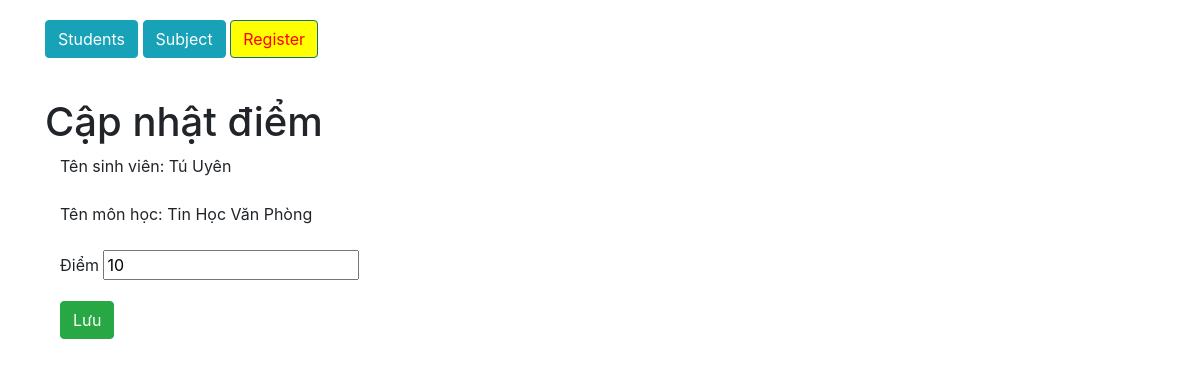
Screenshot of /?c=register&a=edit&id=4 with the database file from the repository.
### tables this page shows
CREATE TABLE `register`  (
  `id` int(11) NOT NULL AUTO_INCREMENT,
  `student_id` int(11) NOT NULL,
  `subject_id` int(11) NOT NULL,
  `score` float(255, 0) NULL DEFAULT NULL,
  PRIMARY KEY (`id`) USING BTREE,
  INDEX `fk_student`(`student_id`) USING BTREE,
  INDEX `fk_subject`(`subject_id`) USING BTREE,
  CONSTRAINT `fk_student` FOREIGN KEY (`student_id`) REFERENCES `student` (`id`) ON DELETE RESTRICT ON UPDATE RESTRICT,
  CONSTRAINT `fk_subject` FOREIGN KEY (`subject_id`) REFERENCES `subject` (`id`) ON DELETE RESTRICT ON UPDATE RESTRICT
);

CREATE TABLE `student`  (
  `id` int(11) NOT NULL AUTO_INCREMENT,
  `name` varchar(255) NOT NULL,
  `birthday` date NOT NULL,
  `gender` varchar(10) NOT NULL,
  PRIMARY KEY (`id`) USING BTREE
);

CREATE TABLE `subject`  (
  `id` int(11) NOT NULL AUTO_INCREMENT,
  `name` varchar(255) NOT NULL,
  `ects` int(255) NOT NULL,
  PRIMARY KEY (`id`) USING BTREE
);

### controller/RegisterController.php (called while the page is built, shortened)
<?php
class RegisterController {
    function edit() {
        $id = $_GET['id'];
        $action = new RegisterRepository;
        $register = $action->findByID($id);
        require 'view/register/edit.php';
    }
}
?>

### index.php (called while the page is built, shortened)
<?php
$a = $_GET['a'] ?? 'index';
$controller = new $controllerName;
$controller->$a();
?>

### model/register/RegisterRepository.php (called while the page is built, shortened)
<?php
class RegisterRepository {
    protected function fetch($cond, $limit) {
        global $conn;
        $registers = [];
        $sqlQuery = "SELECT register.*, student.name AS student_name, subject.name AS subject_name FROM register JOIN student ON register.student_id=student.id JOIN subject ON register.subject_id=subject.id";
        if ($cond) {
            $sqlQuery .= " WHERE $cond";
        }
        $result = $conn->query($sqlQuery);
        if ($result->num_rows > 0) {
            while ($row = $result->fetch_assoc()) {
                $id = $row['id'];
                $student_id = $row['student_id'];
                $student_name = $row['student_name'];
                $subject_id = $row['subject_id'];
                $subject_name = $row['subject_name'];
                $score = $row['score'];
                $register = new Register($id, $student_id, $student_name, $subject_id, $subject_name, $score);
                $registers[] = $register;
            }
        }
        return $registers;
    }
    function findByID($id) {
        $cond = "register.id=$id";
        $limit = NULL;
        $registers = $this->fetch($cond, $limit);
        $register = current($registers);
        return $register;
    }
}
?>

### model/register/Register.php (called while the page is built, shortened)
<?php
class Register {
    function __construct($id, $student_id, $student_name, $subject_id, $subject_name, $score)
    {
        $this->student_name = $student_name;
        $this->subject_name = $subject_name;
        $this->score = $score;
    }
}
?>

### view/register/edit.php (the view, shortened to what this page needs)
<?php require 'view/layout/header.php' ?>
<h1>Cập nhật điểm</h1>
<form action="?c=register&a=update" method="POST" class="register-edit-validate">
    <div class="container">
        <div class="row">
            <div class="col-md-5">
                <div class="form-group">
                    <label>Tên sinh viên: </label>
                    <span><?= $register->student_name ?></span>
                </div>
                <div class="form-group">
                    <label>Tên môn học: </label>
                    <span><?= $register->subject_name ?></span>
                </div>
                <div class="form-group">
                    <label for="score">Điểm</label>
                    <input type="text" name="score" id="score" value="<?= $register->score ?>">
                </div>
                <div class="form-group">
                    <button class="btn btn-success" type="submit">Lưu</button>
                </div>
            </div>
        </div>
    </div>
</form>
<?php require 'view/layout/footer.php' ?>

### public/css/style.css (style rules this page uses)
label { font-weight: normal; }

### rows the page displays
register: student.name "Tú Uyên", subject.name "Tin Học Văn Phòng", score "10"
